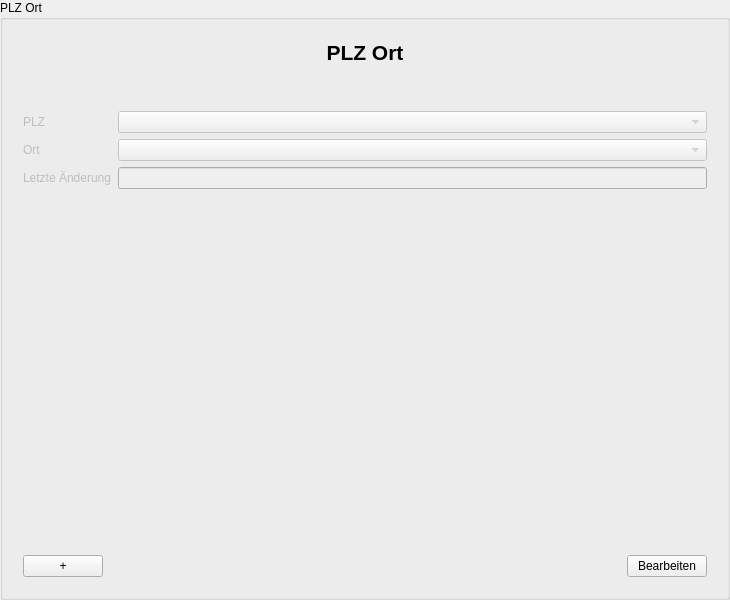
<?xml version="1.0" encoding="UTF-8"?>
<ui version="4.0">
 <class>ZipCityInputArea</class>
 <widget class="QGroupBox" name="ZipCityInputArea">
  <property name="geometry">
   <rect>
    <x>0</x>
    <y>0</y>
    <width>730</width>
    <height>600</height>
   </rect>
  </property>
  <property name="windowTitle">
   <string>PLZ Ort</string>
  </property>
  <property name="accessibleName">
   <string>ZipCityInputDialog</string>
  </property>
  <property name="title">
   <string>PLZ Ort</string>
  </property>
  <layout class="QGridLayout" name="gridLayout_3">
   <item row="0" column="0">
    <widget class="QWidget" name="GroupBox" native="true">
     <layout class="QVBoxLayout" name="verticalLayout_3">
      <item>
       <layout class="QVBoxLayout" name="verticalLayout">
        <item>
         <widget class="QLabel" name="headerLabel">
          <property name="font">
           <font>
            <pointsize>16</pointsize>
            <weight>75</weight>
            <bold>true</bold>
           </font>
          </property>
          <property name="text">
           <string>PLZ Ort</string>
          </property>
          <property name="alignment">
           <set>Qt::AlignCenter</set>
          </property>
         </widget>
        </item>
       </layout>
      </item>
      <item>
       <spacer name="verticalSpacer_2">
        <property name="orientation">
         <enum>Qt::Vertical</enum>
        </property>
        <property name="sizeType">
         <enum>QSizePolicy::Preferred</enum>
        </property>
        <property name="sizeHint" stdset="0">
         <size>
          <width>20</width>
          <height>40</height>
         </size>
        </property>
       </spacer>
      </item>
      <item>
       <layout class="QFormLayout" name="formLayout">
        <item row="0" column="0">
         <widget class="QLabel" name="zipCodeLabel">
          <property name="enabled">
           <bool>false</bool>
          </property>
          <property name="text">
           <string>PLZ</string>
          </property>
          <property name="buddy">
           <cstring>zipCodeComboBox</cstring>
          </property>
         </widget>
        </item>
        <item row="0" column="1">
         <widget class="QComboBox" name="zipCodeComboBox">
          <property name="enabled">
           <bool>false</bool>
          </property>
         </widget>
        </item>
        <item row="1" column="0">
         <widget class="QLabel" name="cityLabel">
          <property name="enabled">
           <bool>false</bool>
          </property>
          <property name="text">
           <string>Ort</string>
          </property>
          <property name="buddy">
           <cstring>cityComboBox</cstring>
          </property>
         </widget>
        </item>
        <item row="1" column="1">
         <widget class="QComboBox" name="cityComboBox">
          <property name="enabled">
           <bool>false</bool>
          </property>
         </widget>
        </item>
        <item row="2" column="0">
         <widget class="QLabel" name="lastUpdateLabel">
          <property name="enabled">
           <bool>false</bool>
          </property>
          <property name="text">
           <string>Letzte Änderung</string>
          </property>
          <property name="buddy">
           <cstring>lastUpdateLineEdit</cstring>
          </property>
         </widget>
        </item>
        <item row="2" column="1">
         <widget class="QLineEdit" name="lastUpdateLineEdit">
          <property name="enabled">
           <bool>false</bool>
          </property>
         </widget>
        </item>
       </layout>
      </item>
      <item>
       <spacer name="verticalSpacer">
        <property name="orientation">
         <enum>Qt::Vertical</enum>
        </property>
        <property name="sizeHint" stdset="0">
         <size>
          <width>20</width>
          <height>40</height>
         </size>
        </property>
       </spacer>
      </item>
      <item>
       <layout class="QHBoxLayout" name="horizontalLayout">
        <item>
         <widget class="QPushButton" name="addPushButton">
          <property name="text">
           <string>+</string>
          </property>
         </widget>
        </item>
        <item>
         <spacer name="horizontalSpacer">
          <property name="orientation">
           <enum>Qt::Horizontal</enum>
          </property>
          <property name="sizeHint" stdset="0">
           <size>
            <width>40</width>
            <height>20</height>
           </size>
          </property>
         </spacer>
        </item>
        <item>
         <widget class="QPushButton" name="editFinishPushButton">
          <property name="text">
           <string>Bearbeiten</string>
          </property>
         </widget>
        </item>
       </layout>
      </item>
     </layout>
    </widget>
   </item>
  </layout>
 </widget>
 <tabstops>
  <tabstop>zipCodeComboBox</tabstop>
  <tabstop>cityComboBox</tabstop>
  <tabstop>lastUpdateLineEdit</tabstop>
  <tabstop>addPushButton</tabstop>
  <tabstop>editFinishPushButton</tabstop>
 </tabstops>
 <resources/>
 <connections/>
</ui>
